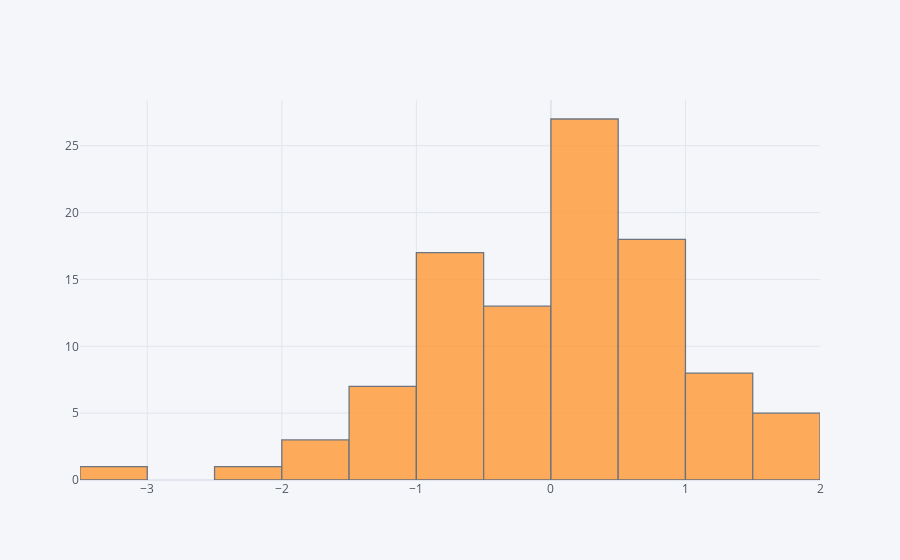

The code cell stored with this chart in its notebook:
### Markdown cell above
## histogram

### Code cell
df['A'].iplot(kind='hist',bins=25)

### Figure 1 — Plotly figure (JSON) as saved in the notebook; plotly's stock layout.template omitted (floating-point values rounded to 4 significant figures)
{"data": [{"histfunc": "count", "histnorm": "", "marker": {"color": "rgba(255, 153, 51, 1.0)", "line": {"color": "#4D5663", "width": 1.3}}, "name": "A", "nbinsx": 25, "opacity": 0.8, "orientation": "v", "type": "histogram", "x": [0.7564, -0.7823, -0.6679, 0.7236, 0.6764, 1.611, 0.3252, 0.09745, 1.065, -0.786, 0.0869, 0.9124, 1.309, 1.491, 0.2932, 0.563, -0.177, 0.7203, -0.4472, -0.66, -0.4398, 0.3618, 0.1907, 0.2741, 0.1629, 0.542, 0.3224, -1.292, -0.009592, -0.2348, 0.1841, -0.1853, 0.8369, 1.699, 0.6496, 1.545, 1.627, 0.4542, -0.434, 0.3067, -3.088, 0.3451, 0.6614, 1.372, -1.286, -0.8784, 1.417, -0.625, -0.5342, -0.3073, -2.211, 0.1179, 1.943, 1.017, 0.387, -0.8659, -0.1158, -1.104, -0.287, 0.2694, -0.7721, 0.08548, 0.7254, 0.7161, 0.5128, -1.763, 0.1646, 0.05947, 0.3366, 0.8803, -0.5938, 0.68, 0.3236, 0.4221, -0.6942, -0.8762, -0.9243, -0.9584, -1.076, 0.4308, -1.655, -0.1884, 1.254, -1.14, -0.632, 0.01029, -0.3772, 0.8921, 0.1435, -1.121, 0.8955, -1.042, -0.78, -0.5451, -0.4916, 0.08786, 1.018, 0.1954, 0.9465, -1.612]}], "layout": {"barmode": "overlay", "legend": {"bgcolor": "#F5F6F9", "font": {"color": "#4D5663"}}, "paper_bgcolor": "#F5F6F9", "plot_bgcolor": "#F5F6F9", "title": {"font": {"color": "#4D5663"}}, "xaxis": {"gridcolor": "#E1E5ED", "showgrid": true, "tickfont": {"color": "#4D5663"}, "title": {"font": {"color": "#4D5663"}, "text": ""}, "zerolinecolor": "#E1E5ED"}, "yaxis": {"gridcolor": "#E1E5ED", "showgrid": true, "tickfont": {"color": "#4D5663"}, "title": {"font": {"color": "#4D5663"}, "text": ""}, "zerolinecolor": "#E1E5ED"}}}
